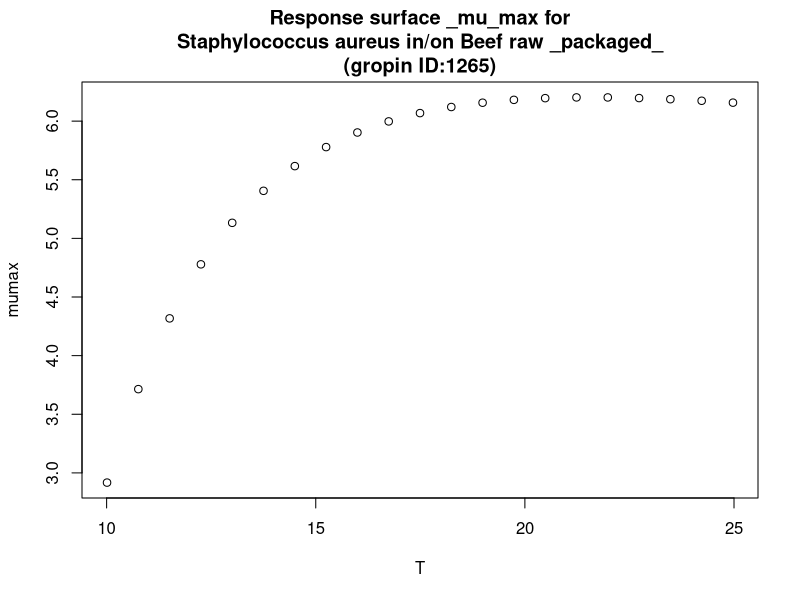

The R script that drew this image:
#############################
# start of Parameter script
#############################
T <- seq(10.01,24.975024975025,length.out=21)
#############################
# end of Parameter script
#############################
############################# 
# start of Model script Gropin ID 1265 
#############################
 
# constant coefficients for this model
 
variables <- data.frame(T)
argumentsPar <- unique.data.frame(expand.grid(variables))
 
# heart of the model
response_surface <- function(T) {
   mumax <-3.745+106.1/T-1145/T^2

	return(mumax=mumax)
} 

# output parameters
responseSurface <- cbind(argumentsPar,response_surface(argumentsPar['T']))
colnames(responseSurface) <- c(colnames(argumentsPar),'mumax')
#############################
# End of Model script
#############################
############################# 
# start of Visualisation script Gropin ID 1265 
#############################
titleText <-'Response surface _mu_max for
Staphylococcus aureus in/on Beef raw _packaged_
(gropin ID:1265)'
plot(T,responseSurface$'mumax',xlab='T',
                          ylab='mumax',main=titleText)
#############################
# End of Visualisation script
#############################
